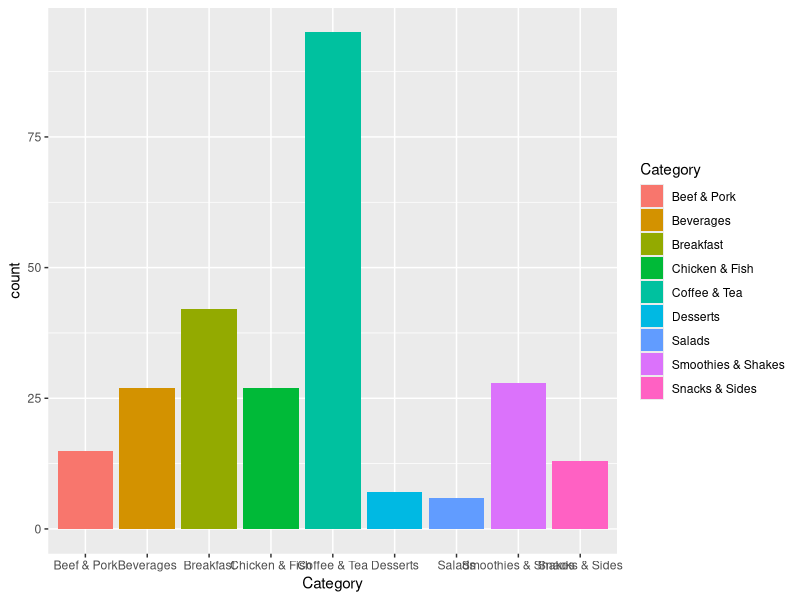
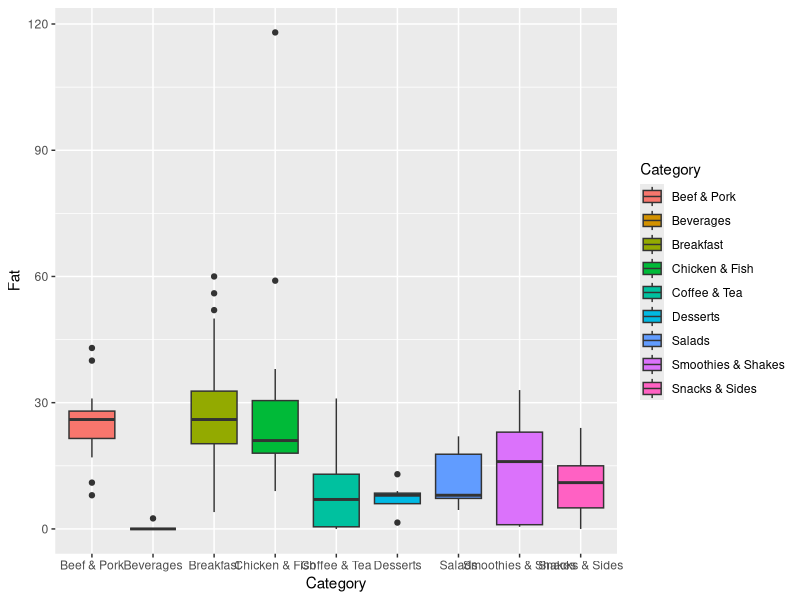
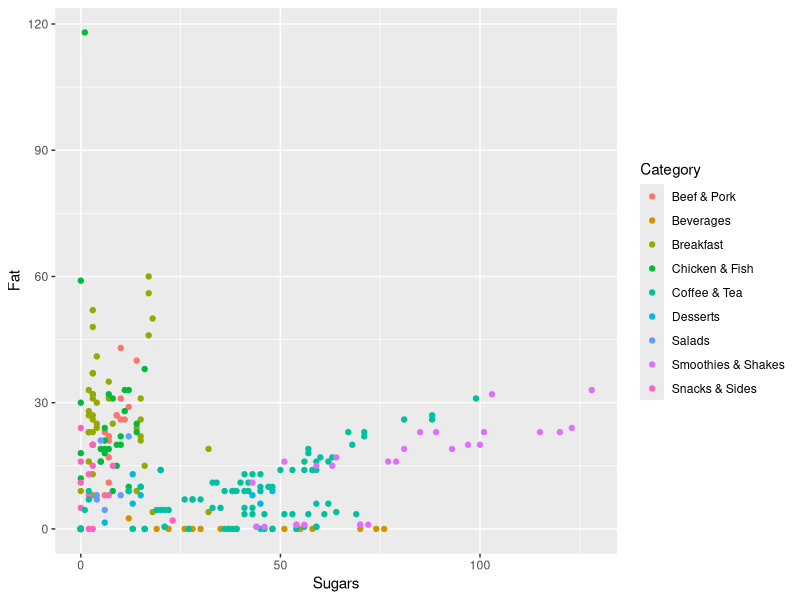
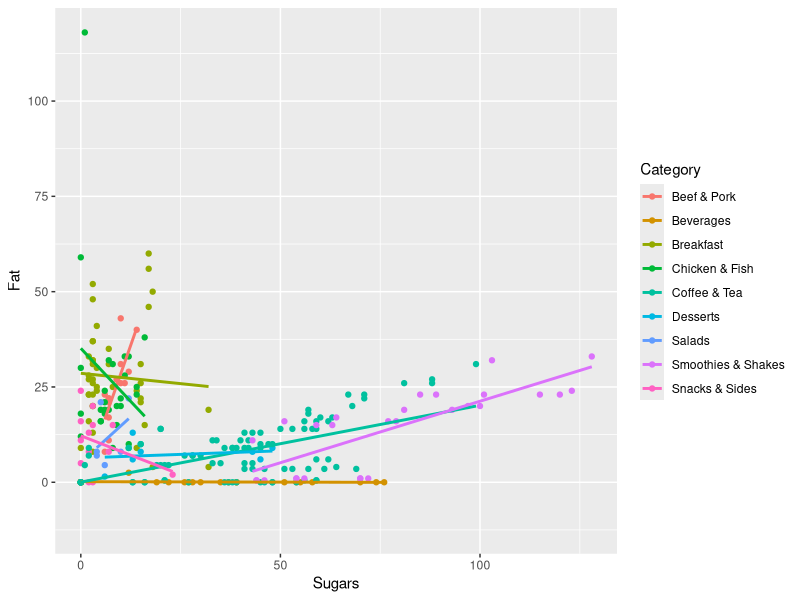

Write R code to recreate these figures, in order.
## ---- chunk 1
knitr::opts_chunk$set(echo = TRUE)
## ---- chunk 2
2+2
## ---- chunk 3
10*(5-2)/3+1
## ---- chunk 4
six <- 6
## ---- chunk 5
six + 3
six * 2
1 / six
## ---- chunk 6
blue <- 4
six + blue
## ---- chunk 7
seven <- 8
dog <- -5
blue * seven + dog
## ---- chunk 8
fibs <- c(0, 1, 1, 2, 3, 5, 8, 13, 21, 34, 55, 89, 144)
## ---- chunk 9
2 + fibs
six * fibs
## ---- chunk 10
fibs
## ---- chunk 11
fibs[1]
fibs[5]
fibs[10]
## ---- chunk 12
fibs[c(1,5,10)]
## ---- chunk 13
sqrt(16)
## ---- chunk 14
sum(six, 3, dog)
mean(fibs)
range(fibs, -4, sqrt(16), six)
## ---- chunk 15
menu <- read.csv("../../../data/menu.csv")
menu$Item <- stringr::str_sub(menu$Item, 1, 24)
## ---- chunk 16
head(menu, n=20)
## ---- chunk 17
head(menu)
tail(menu)
## ---- chunk 18
menu[4,2]
## ---- chunk 19
menu[3,]
## ---- chunk 20
head(menu[,2], n=10)
## ---- chunk 21
head(menu$Item, n=10)
## ---- chunk 22
fibs
fibs > 10
## ---- chunk 23
fibs > 10
fibs < 20
fibs >= 55
fibs <= 13
fibs == 1
fibs != 34
## ---- chunk 24
menu[menu$Calories <= 150,]
## ---- chunk 25
menu[menu$Calories <= 150 & menu$Category != "Beverages",]
## ---- chunk 26
menu[menu$Calories <= 150 & 
         menu$Category != "Beverages" & 
         menu$Category != "Coffee & Tea",]
## ---- chunk 27
library(stringr)
## ---- chunk 28
str_detect(menu$Item, "Bacon")
## ---- chunk 29
menu[str_detect(menu$Item, "Bacon"),]
## ---- chunk 30
library(ggplot2)
## ---- chunk 31
ggplot(data=menu, mapping=aes(x=Category, fill=Category)) + 
    geom_bar()
## ---- chunk 32
ggplot(data=menu, mapping=aes(x=Category, y=Fat, fill=Category)) + 
    geom_boxplot()
## ---- chunk 33
ggplot(data=menu, mapping=aes(x=Sugars, y=Fat, color=Category)) + 
    geom_point()
## ---- chunk 34
ggplot(data=menu, mapping=aes(x=Sugars, y=Fat, color=Category)) + 
    geom_point() + 
    geom_smooth(method="lm", fill=NA)
## ---- chunk 35
first_five <- c(1, 2, 3, 4, 5)
## ---- chunk 36
1:5
13:28
1:100
## ---- chunk 37
seq(from=1, to=20, by=2)
## ---- chunk 38
fifths <- seq(from=-1, to=1, by=0.2)
fifths + blue
## ---- chunk 39
rep(1:5, times=2)
rep(1:5, each=3)
rep(1:5, times=2, each=3)
## ---- chunk 40
5 < 10
## ---- chunk 41
first_five == 3
## ---- chunk 42
sum(fibs) > 200
seven == 7
mean(fifths) != 0
## ---- chunk 43
basic_colors <- c("yellow", "blue", "green", "red", "orange", "purple", "brown", "black", "pink", "gray")

